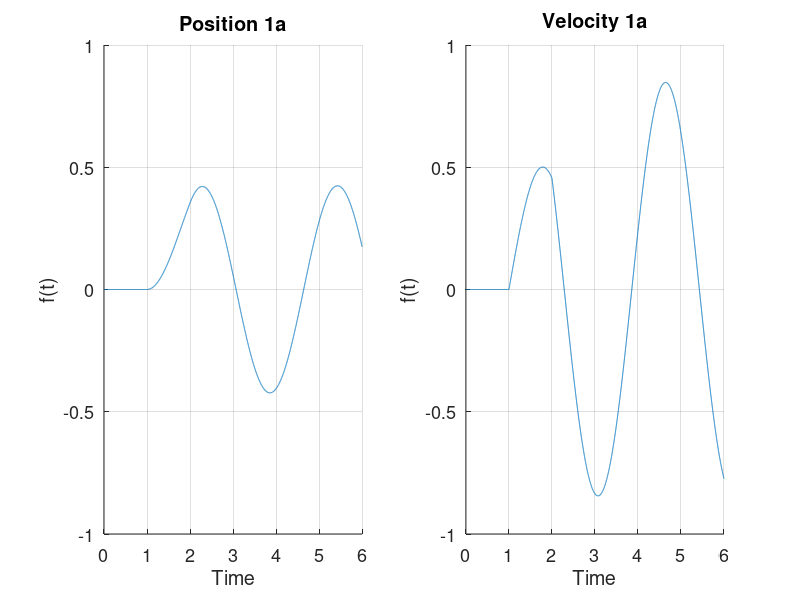
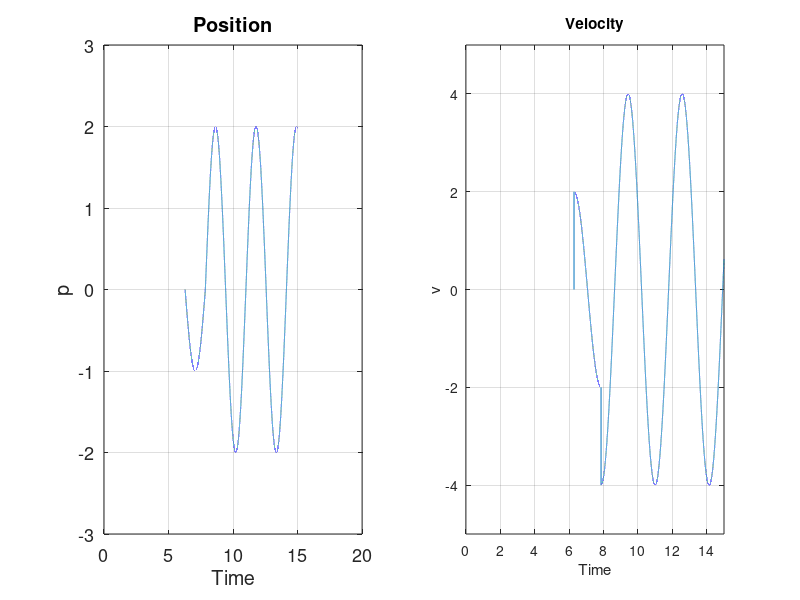

Reproduce these figures in MATLAB, in order.
clear all
%% Mass - Spring Systems
%% 1 
%Consider the driven, undamped oscillator initially at equilibrium
%f(t) = y'' + 4y;    %f(t) the driving force
%I will let v = y' then v'=y'' thus,
%F = v' + 4y;        %F is the forcing term
%y(0) = 0;           %Given initial conditions
%y'(0) = 0;
%I will use Euler's method
%a)
dt=0.001;
b=6;            %end time
t=(0:dt:b);     %time from 0 to b increasing dt steps
n=b/dt;
%Given initial conditions:
y(1)=0;
v(1)=0;     

for k=1:n

    tt = (k-1)*dt;
    if(tt < 1 || tt >= 2)
        F = 0;
    else%(1<= tt < 2)
        F = 1;
    end%if else

    dy = v(k) *dt;
    dv =(F-4*y(k)) *dt;
    
    y(k+1)=y(k)+dy;
    v(k+1)=v(k)+dv;

end%for

figure
subplot(1,2,1)
set(gca,'fontsize',13)

hold on
title('Position 1a')
xlabel('Time')
ylabel('f(t)')
axis([0 6 -1 1])
grid on
plot(t,y) 
hold off


subplot(1,2,2)
set(gca,'fontsize',13)

hold on
title('Velocity 1a')
xlabel('Time')
ylabel('f(t)')
plot(t,v);
axis([0 6 -1 1])
grid on
hold off
%end problem 1a)
%b)
pause
close all

%Recall that F is the forcing term and I let v=y' then v'=y''
dt=0.0001;
b=6;            %end time
t=(0:dt:b);     %time from 0 to b increasing dt steps
n=b/dt;
%Given initial conditions:
y(1)=0;
v(1)=0;     

for k=1:n

    tt = (k-1)*dt;
    if(tt >= 0 && tt < 1)
        F = tt;
    else%(tt >= 1)
        F = 0;
    end%if else

    dy = v(k) *dt;
    dv =(F-4*y(k)) *dt;
    
    y(k+1)=y(k)+dy;
    v(k+1)=v(k)+dv;

end%for

figure
subplot(1,2,1)
set(gca,'fontsize',13)

hold on
title('Position 1b')
xlabel('Time')
ylabel('f(t)')
axis([0 6 -.5 .5])
grid on
plot(t,y) 
hold off


subplot(1,2,2)
set(gca,'fontsize',13)

hold on
title('Velocity 1b')
xlabel('Time')
ylabel('f(t)')
plot(t,v);
axis([0 6 -.5 .5])
grid on
hold off
%end b
%% 2 
%We are to assume no damping
m = 1;      %the mass in slugs
k = 4;      %the spring constant
V = 2/m;    %the instantaneous change in velocity ft/s

%The DE is, my'' + ky = f(t) an external force at time t
%So, y'' + 4y = f(t) let u = y' then,
%F = u' + 4y with F the forcing term

dt=0.0001;
b=10;            %end time
t=(0:dt:b);      %time from 0 to b increasing dt steps
n=b/dt;

%Given intitial conditions
y(1)=0;
V(1)=0;

firstStrike=0;      %flag    
secondStrike=0;     %flag

timeFirstStrike=pi;
timeSecondStrike=2*pi;
for k=1:n

    dy = V(k) *dt;
    dV =(-4*y(k)) *dt;
    
    y(k+1)=y(k)+dy;
    V(k+1)=V(k)+dV;
    
    tt = (k)*dt;
    if(tt >= timeFirstStrike && firstStrike==0)
        V(k+1)=V(k+1)+2;
        firstStrike = 1;
    elseif(tt >= timeSecondStrike && secondStrike==0)
        V(k+1)=V(k+1)-2;
        secondStrike = 1;
    end%if else

end%for

pause
close all

hold on
set(gca,'fontsize',13)
title('Hammer Strike')
xlabel('Time')
ylabel('Position')
plot(t,-y);
grid on
hold off

%% Changing code to have hammer strike ocurr at different time
%We are to assume no damping
m = 1;      %the mass in slugs
k = 4;      %the spring constant
V = 2/m;    %the instantaneous change in velocity ft/s

%The DE is, my'' + ky = f(t) an external force at time t
%So, y'' + 4y = f(t) let u = y' then,
%F = u' + 4y with F the forcing term

dt=0.0001;
b=15;            %end time
t=(0:dt:b);      %time from 0 to b increasing dt steps
n=b/dt;

%Given intitial conditions
y(1)=0;
V(1)=0;

firstStrike=0;      %flag    
secondStrike=0;     %flag

timeFirstStrike=2*pi;
timeSecondStrike=(5/2)*pi;
for k=1:n

    dy = V(k) *dt;
    dV =(-4*y(k)) *dt;
    
    y(k+1)=y(k)+dy;
    V(k+1)=V(k)+dV;
    
    tt = (k)*dt;
    if(tt >= timeFirstStrike && firstStrike==0)
        V(k+1)=V(k+1)+2;
        firstStrike = 1;
    elseif(tt >= timeSecondStrike && secondStrike==0)
        V(k+1)=V(k+1)-2;
        secondStrike = 1;
    end%if else

end%for

pause
close all

set(gca,'fontsize',13)

subplot(1,2,1);
plot(t,-y);
xlabel('Time')
ylabel('p')
title('Position')
grid on


set(gca,'fontsize',13)
subplot(1,2,2);
plot(t,V);
ylabel('v')
xlabel('Time')
title('Velocity')
axis([0 15 -5 5])
grid on

